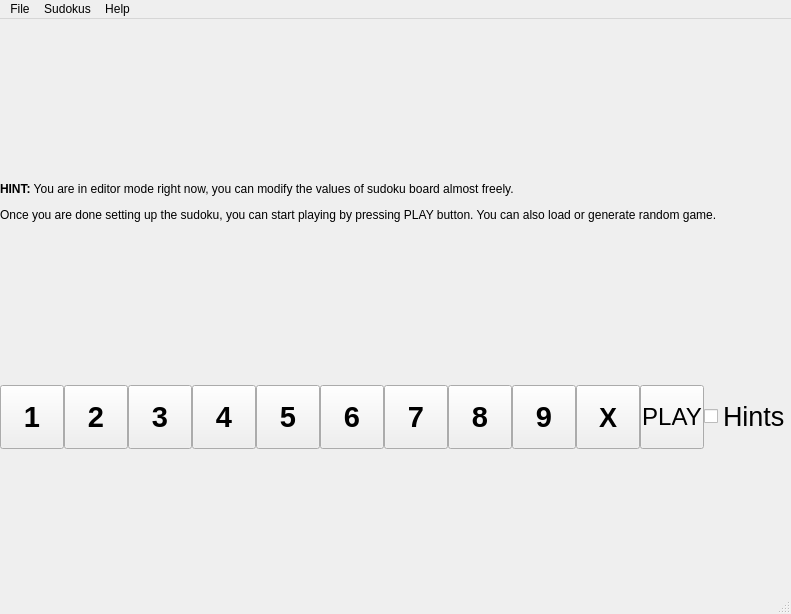
<?xml version="1.0" encoding="UTF-8"?>
<ui version="4.0">
 <class>MainWindow</class>
 <widget class="QMainWindow" name="MainWindow">
  <property name="geometry">
   <rect>
    <x>0</x>
    <y>0</y>
    <width>669</width>
    <height>614</height>
   </rect>
  </property>
  <property name="windowTitle">
   <string>Sudoku Pro</string>
  </property>
  <widget class="QWidget" name="centralwidget">
   <layout class="QVBoxLayout" name="verticalLayout_2">
    <property name="spacing">
     <number>0</number>
    </property>
    <property name="leftMargin">
     <number>0</number>
    </property>
    <property name="topMargin">
     <number>0</number>
    </property>
    <property name="rightMargin">
     <number>0</number>
    </property>
    <property name="bottomMargin">
     <number>0</number>
    </property>
    <item>
     <layout class="QVBoxLayout" name="verticalLayout">
      <property name="spacing">
       <number>0</number>
      </property>
      <item>
       <widget class="QLabel" name="labelInfo">
        <property name="sizePolicy">
         <sizepolicy hsizetype="Preferred" vsizetype="Minimum">
          <horstretch>0</horstretch>
          <verstretch>0</verstretch>
         </sizepolicy>
        </property>
        <property name="maximumSize">
         <size>
          <width>16777215</width>
          <height>80</height>
         </size>
        </property>
        <property name="text">
         <string>&lt;html&gt;&lt;head/&gt;&lt;body&gt;&lt;p&gt;&lt;span style=&quot; font-weight:600;&quot;&gt;HINT:&lt;/span&gt; You are in editor mode right now, you can modify the values of sudoku board almost freely.&lt;/p&gt;&lt;p&gt;Once you are done setting up the sudoku, you can start playing by pressing PLAY button. You can also load or generate random game.&lt;/p&gt;&lt;/body&gt;&lt;/html&gt;</string>
        </property>
        <property name="textFormat">
         <enum>Qt::AutoText</enum>
        </property>
        <property name="wordWrap">
         <bool>true</bool>
        </property>
       </widget>
      </item>
     </layout>
    </item>
    <item>
     <layout class="QHBoxLayout" name="horizontalLayout">
      <property name="spacing">
       <number>0</number>
      </property>
      <item>
       <spacer name="horizontalSpacer">
        <property name="orientation">
         <enum>Qt::Horizontal</enum>
        </property>
        <property name="sizeHint" stdset="0">
         <size>
          <width>40</width>
          <height>20</height>
         </size>
        </property>
       </spacer>
      </item>
      <item>
       <widget class="QPushButton" name="pushButton1">
        <property name="sizePolicy">
         <sizepolicy hsizetype="Fixed" vsizetype="Fixed">
          <horstretch>0</horstretch>
          <verstretch>0</verstretch>
         </sizepolicy>
        </property>
        <property name="minimumSize">
         <size>
          <width>64</width>
          <height>64</height>
         </size>
        </property>
        <property name="font">
         <font>
          <pointsize>22</pointsize>
          <weight>75</weight>
          <bold>true</bold>
         </font>
        </property>
        <property name="text">
         <string>1</string>
        </property>
        <property name="shortcut">
         <string>1</string>
        </property>
       </widget>
      </item>
      <item>
       <widget class="QPushButton" name="pushButton2">
        <property name="sizePolicy">
         <sizepolicy hsizetype="Fixed" vsizetype="Fixed">
          <horstretch>0</horstretch>
          <verstretch>0</verstretch>
         </sizepolicy>
        </property>
        <property name="minimumSize">
         <size>
          <width>64</width>
          <height>64</height>
         </size>
        </property>
        <property name="font">
         <font>
          <pointsize>22</pointsize>
          <weight>75</weight>
          <bold>true</bold>
         </font>
        </property>
        <property name="text">
         <string>2</string>
        </property>
        <property name="shortcut">
         <string>2</string>
        </property>
       </widget>
      </item>
      <item>
       <widget class="QPushButton" name="pushButton3">
        <property name="sizePolicy">
         <sizepolicy hsizetype="Fixed" vsizetype="Fixed">
          <horstretch>0</horstretch>
          <verstretch>0</verstretch>
         </sizepolicy>
        </property>
        <property name="minimumSize">
         <size>
          <width>64</width>
          <height>64</height>
         </size>
        </property>
        <property name="font">
         <font>
          <pointsize>22</pointsize>
          <weight>75</weight>
          <bold>true</bold>
         </font>
        </property>
        <property name="text">
         <string>3</string>
        </property>
        <property name="shortcut">
         <string>3</string>
        </property>
       </widget>
      </item>
      <item>
       <widget class="QPushButton" name="pushButton4">
        <property name="sizePolicy">
         <sizepolicy hsizetype="Fixed" vsizetype="Fixed">
          <horstretch>0</horstretch>
          <verstretch>0</verstretch>
         </sizepolicy>
        </property>
        <property name="minimumSize">
         <size>
          <width>64</width>
          <height>64</height>
         </size>
        </property>
        <property name="font">
         <font>
          <pointsize>22</pointsize>
          <weight>75</weight>
          <bold>true</bold>
         </font>
        </property>
        <property name="text">
         <string>4</string>
        </property>
        <property name="shortcut">
         <string>4</string>
        </property>
       </widget>
      </item>
      <item>
       <widget class="QPushButton" name="pushButton5">
        <property name="sizePolicy">
         <sizepolicy hsizetype="Fixed" vsizetype="Fixed">
          <horstretch>0</horstretch>
          <verstretch>0</verstretch>
         </sizepolicy>
        </property>
        <property name="minimumSize">
         <size>
          <width>64</width>
          <height>64</height>
         </size>
        </property>
        <property name="font">
         <font>
          <pointsize>22</pointsize>
          <weight>75</weight>
          <bold>true</bold>
         </font>
        </property>
        <property name="text">
         <string>5</string>
        </property>
        <property name="shortcut">
         <string>5</string>
        </property>
       </widget>
      </item>
      <item>
       <widget class="QPushButton" name="pushButton6">
        <property name="sizePolicy">
         <sizepolicy hsizetype="Fixed" vsizetype="Fixed">
          <horstretch>0</horstretch>
          <verstretch>0</verstretch>
         </sizepolicy>
        </property>
        <property name="minimumSize">
         <size>
          <width>64</width>
          <height>64</height>
         </size>
        </property>
        <property name="font">
         <font>
          <pointsize>22</pointsize>
          <weight>75</weight>
          <bold>true</bold>
         </font>
        </property>
        <property name="text">
         <string>6</string>
        </property>
        <property name="shortcut">
         <string>6</string>
        </property>
       </widget>
      </item>
      <item>
       <widget class="QPushButton" name="pushButton7">
        <property name="sizePolicy">
         <sizepolicy hsizetype="Fixed" vsizetype="Fixed">
          <horstretch>0</horstretch>
          <verstretch>0</verstretch>
         </sizepolicy>
        </property>
        <property name="minimumSize">
         <size>
          <width>64</width>
          <height>64</height>
         </size>
        </property>
        <property name="font">
         <font>
          <pointsize>22</pointsize>
          <weight>75</weight>
          <bold>true</bold>
         </font>
        </property>
        <property name="text">
         <string>7</string>
        </property>
        <property name="shortcut">
         <string>7</string>
        </property>
       </widget>
      </item>
      <item>
       <widget class="QPushButton" name="pushButton8">
        <property name="sizePolicy">
         <sizepolicy hsizetype="Fixed" vsizetype="Fixed">
          <horstretch>0</horstretch>
          <verstretch>0</verstretch>
         </sizepolicy>
        </property>
        <property name="minimumSize">
         <size>
          <width>64</width>
          <height>64</height>
         </size>
        </property>
        <property name="font">
         <font>
          <pointsize>22</pointsize>
          <weight>75</weight>
          <bold>true</bold>
         </font>
        </property>
        <property name="text">
         <string>8</string>
        </property>
        <property name="shortcut">
         <string>8</string>
        </property>
       </widget>
      </item>
      <item>
       <widget class="QPushButton" name="pushButton9">
        <property name="sizePolicy">
         <sizepolicy hsizetype="Fixed" vsizetype="Fixed">
          <horstretch>0</horstretch>
          <verstretch>0</verstretch>
         </sizepolicy>
        </property>
        <property name="minimumSize">
         <size>
          <width>64</width>
          <height>64</height>
         </size>
        </property>
        <property name="font">
         <font>
          <pointsize>22</pointsize>
          <weight>75</weight>
          <bold>true</bold>
         </font>
        </property>
        <property name="text">
         <string>9</string>
        </property>
        <property name="shortcut">
         <string>9</string>
        </property>
       </widget>
      </item>
      <item>
       <widget class="QPushButton" name="pushButton_Wipe">
        <property name="sizePolicy">
         <sizepolicy hsizetype="Fixed" vsizetype="Fixed">
          <horstretch>0</horstretch>
          <verstretch>0</verstretch>
         </sizepolicy>
        </property>
        <property name="minimumSize">
         <size>
          <width>64</width>
          <height>64</height>
         </size>
        </property>
        <property name="font">
         <font>
          <pointsize>20</pointsize>
          <weight>75</weight>
          <bold>true</bold>
         </font>
        </property>
        <property name="text">
         <string>X</string>
        </property>
        <property name="shortcut">
         <string>X</string>
        </property>
       </widget>
      </item>
      <item>
       <widget class="QPushButton" name="pushButton_PlayGame">
        <property name="minimumSize">
         <size>
          <width>64</width>
          <height>64</height>
         </size>
        </property>
        <property name="font">
         <font>
          <pointsize>18</pointsize>
         </font>
        </property>
        <property name="text">
         <string>PLAY</string>
        </property>
       </widget>
      </item>
      <item>
       <widget class="QCheckBox" name="checkBox">
        <property name="font">
         <font>
          <pointsize>20</pointsize>
         </font>
        </property>
        <property name="text">
         <string>Hints</string>
        </property>
        <property name="shortcut">
         <string>H</string>
        </property>
       </widget>
      </item>
      <item>
       <spacer name="horizontalSpacer_2">
        <property name="orientation">
         <enum>Qt::Horizontal</enum>
        </property>
        <property name="sizeHint" stdset="0">
         <size>
          <width>40</width>
          <height>20</height>
         </size>
        </property>
       </spacer>
      </item>
     </layout>
    </item>
   </layout>
  </widget>
  <widget class="QMenuBar" name="menubar">
   <property name="geometry">
    <rect>
     <x>0</x>
     <y>0</y>
     <width>669</width>
     <height>22</height>
    </rect>
   </property>
   <widget class="QMenu" name="menuFile">
    <property name="title">
     <string>File</string>
    </property>
    <addaction name="actionNew"/>
    <addaction name="separator"/>
    <addaction name="actionSave_as"/>
    <addaction name="actionSave"/>
    <addaction name="actionLoad"/>
    <addaction name="separator"/>
    <addaction name="actionExit"/>
   </widget>
   <widget class="QMenu" name="menuHelp">
    <property name="title">
     <string>Help</string>
    </property>
    <addaction name="actionAbout"/>
   </widget>
   <widget class="QMenu" name="menuSudokus">
    <property name="title">
     <string>Sudokus</string>
    </property>
    <addaction name="actionFork"/>
    <addaction name="separator"/>
   </widget>
   <addaction name="menuFile"/>
   <addaction name="menuSudokus"/>
   <addaction name="menuHelp"/>
  </widget>
  <widget class="QStatusBar" name="statusbar"/>
  <action name="actionNew">
   <property name="text">
    <string>New</string>
   </property>
  </action>
  <action name="actionSave">
   <property name="text">
    <string>Save</string>
   </property>
   <property name="shortcut">
    <string>Ctrl+S</string>
   </property>
  </action>
  <action name="actionLoad">
   <property name="text">
    <string>Load</string>
   </property>
  </action>
  <action name="actionExit">
   <property name="text">
    <string>Exit</string>
   </property>
  </action>
  <action name="actionSave_as">
   <property name="text">
    <string>Save as...</string>
   </property>
  </action>
  <action name="actionAbout">
   <property name="text">
    <string>About</string>
   </property>
  </action>
  <action name="actionFork">
   <property name="text">
    <string>Fork</string>
   </property>
  </action>
 </widget>
 <resources/>
 <connections/>
</ui>
